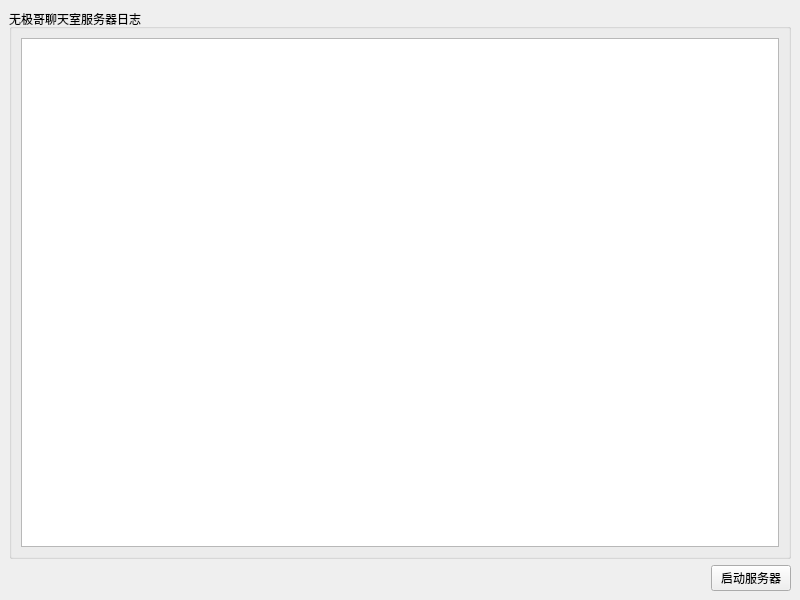
<?xml version="1.0" encoding="UTF-8"?>
<ui version="4.0">
 <class>MainWindow</class>
 <widget class="QMainWindow" name="MainWindow">
  <property name="geometry">
   <rect>
    <x>0</x>
    <y>0</y>
    <width>800</width>
    <height>600</height>
   </rect>
  </property>
  <property name="windowTitle">
   <string>MainWindow</string>
  </property>
  <widget class="QWidget" name="centralwidget">
   <layout class="QGridLayout" name="gridLayout_2">
    <item row="0" column="0">
     <widget class="QGroupBox" name="groupBox">
      <property name="title">
       <string>无极哥聊天室服务器日志</string>
      </property>
      <layout class="QGridLayout" name="gridLayout">
       <item row="0" column="0">
        <widget class="QPlainTextEdit" name="plainTextEdit"/>
       </item>
      </layout>
     </widget>
    </item>
    <item row="1" column="0">
     <layout class="QHBoxLayout" name="horizontalLayout">
      <item>
       <spacer name="horizontalSpacer">
        <property name="orientation">
         <enum>Qt::Orientation::Horizontal</enum>
        </property>
        <property name="sizeHint" stdset="0">
         <size>
          <width>40</width>
          <height>20</height>
         </size>
        </property>
       </spacer>
      </item>
      <item>
       <widget class="QPushButton" name="StartAndStopBtn">
        <property name="text">
         <string>启动服务器</string>
        </property>
       </widget>
      </item>
     </layout>
    </item>
   </layout>
  </widget>
 </widget>
 <resources/>
 <connections/>
</ui>
